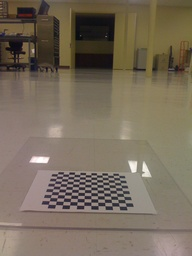
#> input picture Learning.OpenCV/birdseye/IMG_0214.jpg, 192 x 256 px, shrunk from 1200 x 1600 before the run
$ python Marr_Hildreth_new.py ../../../../Learning.OpenCV/birdseye/IMG_0214.jpg   (Python 2 division)   (older library calls are emulated)
#> lines starting #> are read from the running program, lines starting #| are printed output that depends on the picture
# -*- coding: utf-8 -*-
import sys
import numpy as np
import cv2
import math
from scipy import signal
#非归一化的高斯卷积
def gaussConv(I,size,sigma):
    #卷积核的高和宽
    H,W = size
    #构造水平方向上非归一化的高斯卷积核
    xr,xc = np.mgrid[0:1,0:W]
    xc -= (W-1)/2
    xk = np.exp(-np.power(xc,2.0)/(2.0*pow(sigma,2)))
    # I 与 xk 卷积
    I_xk = signal.convolve2d(I,xk,'same','symm')
    #构造垂直方向上的非归一化的高斯卷积核
    yr,yc = np.mgrid[0:H,0:1]
    yr -= (H-1)/2
    yk = np.exp(-np.power(yr,2.0)/(2.0*pow(sigma,2.0)))
    # I_xk 与 yk 卷积
    I_xk_yk = signal.convolve2d(I_xk,yk,'same','symm')
    I_xk_yk *= 1.0/(2*np.pi*pow(sigma,2.0))
    return I_xk_yk
#高斯差分
def DoG(I,size,sigma,k=1.1):
    #标准差为 sigma 的非归一化的高斯卷积
    Is = gaussConv(I,size,sigma)
    #标准差为 k*sigma 的非归一化高斯卷积
    Isk = gaussConv(I,size,k*sigma)
    #两个高斯卷积的差分
    doG = Isk - Is
    doG /= (pow(sigma,2.0)*(k-1))
    return doG
#零交叉点：方法1
def zero_cross_default(doG):
    zero_cross = np.zeros(doG.shape,np.uint8)
    rows,cols = doG.shape
    for r in range(1,rows-1):
        for c in range(1,cols-1):
            # 左 / 右方向
            if doG[r][c-1]*doG[r][c+1] < 0:
                zero_cross[r][c] = 255
                continue
            #上 / 下方向
            if doG[r-1][c]*doG[r+1][c] < 0:
                zero_cross[r][c] = 255
                continue
            #左上 / 右下方向
            if doG[r-1][c-1]*doG[r+1][c+1] < 0:
                zero_cross[r][c] = 255
                continue
            #右上 / 左下方向
            if doG[r-1][c+1]*doG[r+1][c-1] < 0:
                zero_cross[r][c] = 255
                continue
    return zero_cross
#零交叉点：方法2
def zero_cross_mean(doG):
    zero_cross = np.zeros(doG.shape,np.uint8)
    #存储左上，右上，左下，右下方向
    fourMean = np.zeros(4,np.float32)
    rows,cols = doG.shape
    for r in range(1,rows-1):
        for c in range(1,cols-1):
            #左上方的均值
            leftTopMean = np.mean(doG[r-1:r+1,c-1:c+1])
            fourMean[0] = leftTopMean
            #右上方的均值
            rightTopMean = np.mean(doG[r-1:r+1,c:c+2])
            fourMean[1] = rightTopMean
            #左下方的均值
            leftBottomMean = np.mean(doG[r:r+2,c-1:c+1])
            fourMean[2] = leftBottomMean
            #右下方的均值
            rightBottomMean = np.mean(doG[r:r+2,c:c+2])
            fourMean[3] = rightBottomMean
            if(np.min(fourMean)*np.max(fourMean)<0):
                zero_cross[r][c] = 255
    return zero_cross
# Marr_Hildreth 边缘检测算法
def Marr_Hildreth(image,size,sigma,k=1.1,crossType="ZERO_CROSS_DEFAULT"):
    #高斯差分
    doG = DoG(image,size,sigma,k)
    #过零点
    if crossType == "ZERO_CROSS_DEFAULT":
        zero_cross = zero_cross_default(doG)
    elif  crossType == "ZERO_CROSS_MEAN":
        zero_cross = zero_cross_mean(doG)
    else:
        print "no crossType"
    return zero_cross
#主函数
if __name__ =="__main__":
    if len(sys.argv)>1:
        image = cv2.imread(sys.argv[1],cv2.CV_LOAD_IMAGE_GRAYSCALE)
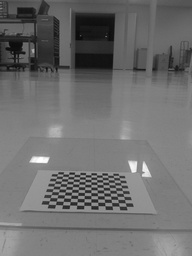
#> image: shape (256, 192); min 8, max 255, mean 109.9
    else:
        print "Usge:python Marr_Hilreth.py imageFile"
    #显示原图
    cv2.imshow("image",image)
    # Marr-Hilreth 边缘检测算法
    result = Marr_Hildreth(image,(19,19),2,1.1,"ZERO_CROSS_MEAN")
#> in gaussConv, `I_xk = signal.convolve2d(I,xk,'same','symm')`:
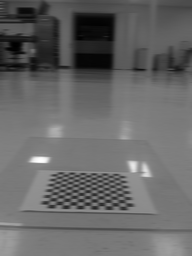
#> I_xk: shape (256, 192) float64; min 62.93, max 1268.1, mean 551; drawn with min black and max white
#> in gaussConv, `I_xk_yk = signal.convolve2d(I_xk,yk,'same','symm')`:
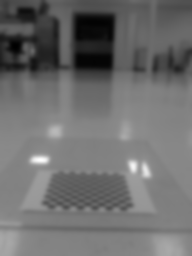
#> I_xk_yk: shape (256, 192) float64; min 359.6, max 5916.9, mean 2762.3; drawn with min black and max white
#> in DoG, `doG = Isk - Is`:
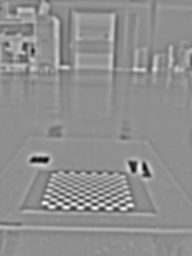
#> doG: shape (256, 192) float64; min -5.48, max 4.25, mean -0.00258; drawn with min black and max white
#> after the loop in zero_cross_mean, `for r in range(1,rows-1):`:
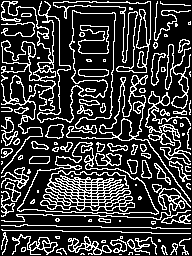
#> zero_cross: shape (256, 192); 23.3% white in thin lines or dots
#> after the loop in zero_cross_mean, `for r in range(1,rows-1):`: fourMean = [0.394, 0.568, 0.379, 0.578]
    cv2.imshow("Marr-Hildreth",result)
    cv2.imwrite("MH.jpg",result)
    cv2.waitKey(0)
    cv2.destroyAllWindows()

$ run again, on Learning.OpenCV/birdseye/IMG_0217.jpg
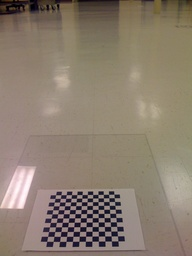
#> input picture Learning.OpenCV/birdseye/IMG_0217.jpg, 192 x 256 px, shrunk from 1200 x 1600 before the run
#> in DoG, `doG = Isk - Is`:
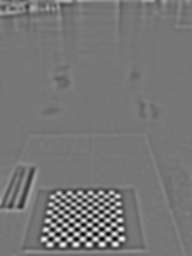
#> doG: shape (256, 192) float64; min -5.83, max 6.67, mean -0.00301; drawn with min black and max white
#> after the loop in zero_cross_mean, `for r in range(1,rows-1):`:
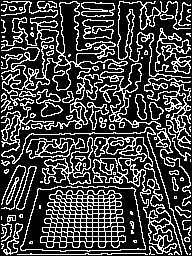
#> zero_cross: shape (256, 192); 26.8% white in thin lines or dots
#> after the loop in zero_cross_mean, `for r in range(1,rows-1):`: fourMean = [-0.0772, 0.0531, 0.0288, 0.176]

$ run again, on Learning.OpenCV/birdseye/IMG_0218.jpg
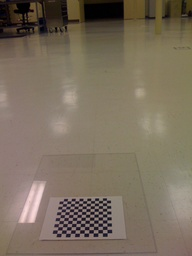
#> input picture Learning.OpenCV/birdseye/IMG_0218.jpg, 192 x 256 px, shrunk from 1200 x 1600 before the run
#> in DoG, `doG = Isk - Is`:
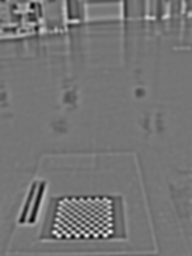
#> doG: shape (256, 192) float64; min -3.41, max 3.98, mean -0.00263; drawn with min black and max white
#> after the loop in zero_cross_mean, `for r in range(1,rows-1):`:
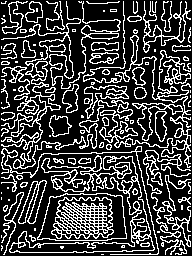
#> zero_cross: shape (256, 192); 25.6% white in thin lines or dots
#> after the loop in zero_cross_mean, `for r in range(1,rows-1):`: fourMean = [0.355, 0.197, 0.402, 0.248]
